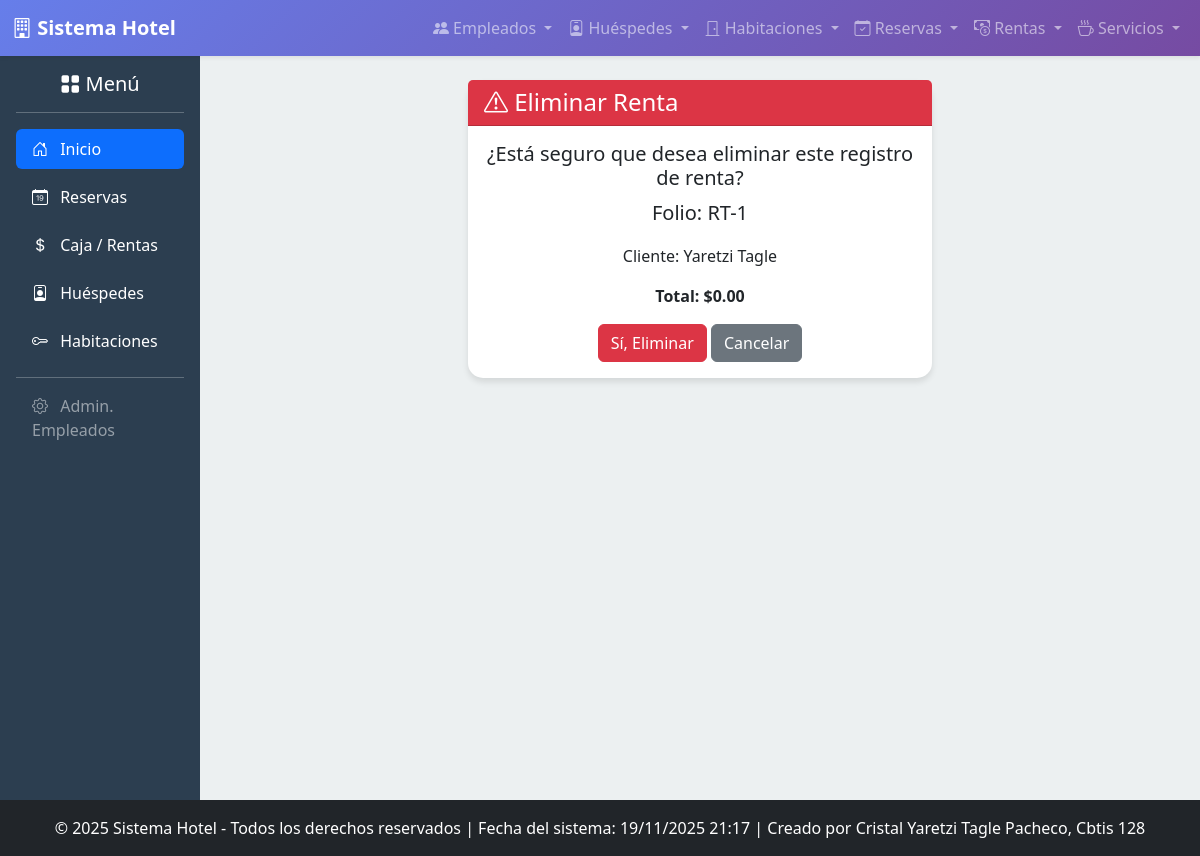
The page /rentas/borrar/1/ on the database its author committed.
### app_Hotel/models.py (models this page shows, shortened)
class Renta(models.Model):
    reserva = models.OneToOneField(Reserva, on_delete=models.CASCADE, related_name='renta')
    empleado = models.ForeignKey(Empleado, on_delete=models.SET_NULL, null=True, blank=True)
    deposito = models.DecimalField(max_digits=10, decimal_places=2, default=0.00)
    observaciones = models.TextField(blank=True, null=True)
    fecha_checkin_real = models.DateTimeField(auto_now_add=True)
    fecha_checkout_real = models.DateTimeField(null=True, blank=True)
    servicios_consumidos = models.ManyToManyField(ServicioAdicional, blank=True, related_name='rentas')
    monto_total = models.DecimalField(max_digits=10, decimal_places=2, default=0.00)
    pagado = models.BooleanField(default=False)
    class Meta:
        verbose_name = "Renta"
        verbose_name_plural = "Rentas"

class Reserva(models.Model):
    ESTADO_CHOICES = [
        ('PEN', 'Pendiente'),
        ('CON', 'Confirmada'),
        ('CAN', 'Cancelada'),
        ('FIN', 'Finalizada'),
    ]
    cliente = models.ForeignKey(Huesped, on_delete=models.CASCADE, related_name='reservas')
    habitacion = models.ForeignKey(Habitacion, on_delete=models.SET_NULL, null=True, related_name='reservas')
    fecha_reserva = models.DateTimeField(auto_now_add=True)
    fecha_entrada = models.DateField()
    fecha_salida = models.DateField()
    estado = models.CharField(max_length=3, choices=ESTADO_CHOICES, default='PEN')
    observaciones = models.TextField(blank=True, null=True)
    class Meta:
        verbose_name = "Reserva"
        verbose_name_plural = "Reservas"

class Huesped(models.Model):
    nombre = models.CharField(max_length=100)
    apellido = models.CharField(max_length=100)
    telefono = models.CharField(max_length=15)
    email = models.EmailField(unique=True)
    fecha_registro = models.DateTimeField(auto_now_add=True)
    direccion = models.TextField()
    registrado_por = models.ForeignKey(
        Empleado,
        on_delete=models.SET_NULL,
        null=True,
        blank=True,
        related_name='huespedes_registrados',
        help_text='Empleado que realizó el registro del huésped.'
    )
    habitaciones = models.ManyToManyField(
        Habitacion,
        related_name='huespedes_actuales',
        blank=True,
        help_text='Habitaciones actualmente ocupadas por este huésped.'
    )
    class Meta:
        verbose_name_plural = "Huéspedes"
        ordering = ['apellido']

### app_Hotel/views.py (the view)
# urls.py: path('rentas/borrar/<int:renta_id>/', views.realizar_borrado_renta, name='realizar_borrado_renta'),
def realizar_borrado_renta(request, renta_id):
    renta = get_object_or_404(Renta, id=renta_id)
    if request.method == 'POST':
        renta.delete()
        return redirect('ver_rentas')
    return render(request, 'rentas/borrar_renta.html', {'renta': renta})

### app_Hotel/templates/rentas/borrar_renta.html (shortened to what this page needs)
{% extends 'base.html' %}
{% block content %}
<div class="row">
    <div class="col-md-6 mx-auto">
        <div class="card">
            <div class="card-header bg-danger text-white">
                <h4 class="mb-0"><i class="bi bi-exclamation-triangle"></i> Eliminar Renta</h4>
            </div>
            <div class="card-body text-center">
                <h5>¿Está seguro que desea eliminar este registro de renta?</h5>
                <p class="lead">Folio: RT-{{ renta.id }}</p>
                <p>Cliente: {{ renta.reserva.cliente.nombre }} {{ renta.reserva.cliente.apellido }}</p>
                <p class="fw-bold">Total: ${{ renta.monto_total }}</p>
                <form method="POST">
                    <div class="d-grid gap-2 d-md-block">
                        <button type="submit" class="btn btn-danger">Sí, Eliminar</button>
                        <a href="{% url 'ver_rentas' %}" class="btn btn-secondary">Cancelar</a>
                    </div>
                </form>
            </div>
        </div>
    </div>
</div>
{% endblock %}

### app_Hotel/templates/base.html (style rules this page uses)
body { background-color: #f8f9fa; font-family: 'Segoe UI', Tahoma, Geneva, Verdana, sans-serif; }
.card { border: none; border-radius: 15px; box-shadow: 0 4px 6px rgba(0,0,0,0.1); transition: transform 0.3s ease; }

### rows shown on the page
Renta: id "1", reserva.cliente.nombre "Yaretzi", reserva.cliente.apellido "Tagle", monto_total "0.00"
